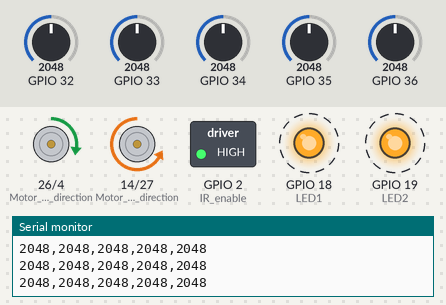
Simulated run of this sketch. Board: ESP32. On the bench: direction and speed pins drawn as motors (green arrow = direction pin HIGH = forward, orange = LOW = backward, longer = more drive), switched loads named in the sketch (green lamp = pin HIGH), output pins drawn as LEDs (lit = HIGH), the last lines printed to the serial monitor. Dashed ring = blinking. The inputs (shaded band) are chosen by the test bench; at power-on: GPIO 32 = 2048, GPIO 33 = 2048, GPIO 34 = 2048, GPIO 35 = 2048, GPIO 36 = 2048.

Above: at 4.2 s.
4.3 s: GPIO 32 set to 2939
7.3 s: GPIO 32 set to 3039
At 7.6 s:
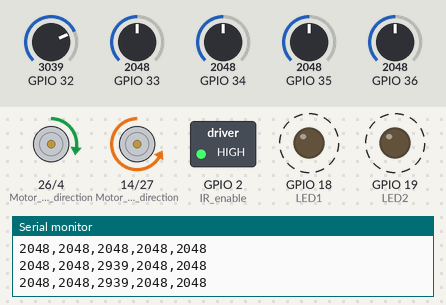
10.3 s: GPIO 32 set to 2960
At 11.1 s:
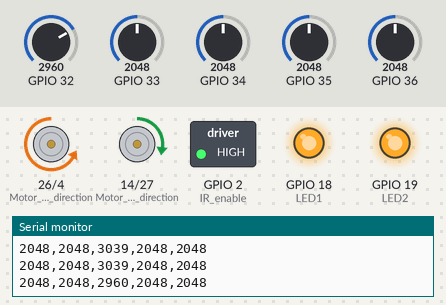
13.3 s: GPIO 32 set to 3040
At 13.8 s:
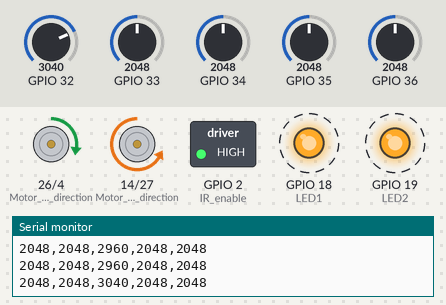
Timing chart, 0 to 17.3 s (numbered marks = the images above; inputs shaded):
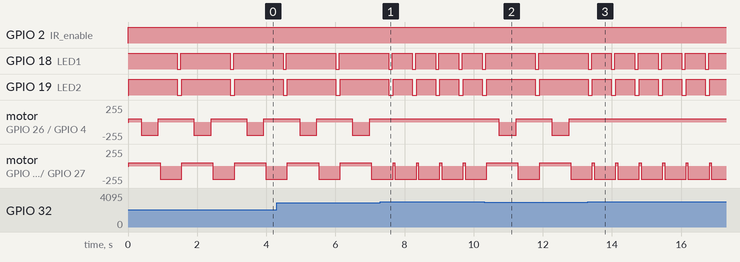

Measured:
- the behaviour switches between 2999 and 3000 on GPIO 32 (found by bisection; images 0 and 1)
- after the input at 7.3 s, GPIO 18 (LED1): alternates HIGH for 0.58 s and LOW for 0.10 s, starting after 0.92 s; GPIO 19 (LED2): alternates HIGH for 0.55 s and LOW for 0.13 s, starting after 0.92 s
- after the input at 13.3 s, GPIO 18 (LED1): alternates HIGH for 0.58 s and LOW for 0.10 s, starting after 0.69 s; GPIO 19 (LED2): alternates HIGH for 0.55 s and LOW for 0.13 s, starting after 0.69 s
- by itself, GPIO 18 (LED1): alternates HIGH for 1.4 s and LOW for 0.10 s
- by itself, GPIO 19 (LED2): alternates HIGH for 1.4 s and LOW for 0.13 s
- by itself, motor on GPIO 26 (Motor_left_direction) / GPIO 4 (Motor_left_PWM): repeats every 1.5 s: backward 200/255 0.50 s, forward 50/255 1.0 s
- by itself, motor on GPIO 14 (Motor_right_direction) / GPIO 27 (Motor_right_PWM): alternates backward 200/255 for 0.63 s and forward 50/255 for 0.90 s

The sketch:

ESP_BOT_TESTING.ino
```cpp
 #include<analogWrite.h>
// Basic test of Mona robot including proximity sensors and open-loop motion control

// pin config for basic platform test
// Motors
int Motor_right_PWM = 27; //10;  //   0 (min speed) - 255 (max speed) // esp pin 26
int Motor_right_direction = 14; //5;  //    0 Forward - 1 Reverse      //  esp pin 27
int Motor_left_PWM = 4; //9;    //   0 (min speed) - 255 (max speed) // esp pin 17
int Motor_left_direction = 26; //6;   //   0 Forward - 1 Reverse      //  esp pin 14
#define Forward 0         //
#define Reverse 1         //
// LED
int LED1 = 18; //13;           // esp pin 18
int LED2 = 19;//12;            // esp pin 19
int IR_enable = 2; //4;         // esp pin  9
int IR_threshold = 3000; // 0 white close obstacle -- 1023 no obstacle


void setup() {
// initialize serial communication at 9600 bits per second:
 Serial.begin(9600);
// initialize Ports
  pinMode(Motor_left_PWM,  OUTPUT);
  pinMode(Motor_right_PWM, OUTPUT);
  pinMode(Motor_right_direction, OUTPUT);
  pinMode(Motor_left_direction,  OUTPUT);
  pinMode(LED1, OUTPUT);
  pinMode(LED2, OUTPUT);
  pinMode(IR_enable, OUTPUT);
}

void forward(){
  analogWrite(Motor_right_PWM,200); // right motor
  digitalWrite(Motor_right_direction,Forward); //right
  analogWrite(Motor_left_PWM, 241); // left
  digitalWrite(Motor_left_direction,Forward); //left
  Serial.println("FWD");
}

void reverse(int delay_time){

  analogWrite(Motor_right_PWM,50 ); // right motor
  digitalWrite(Motor_right_direction,Reverse); //right
  analogWrite(Motor_left_PWM, 50); // left
  digitalWrite(Motor_left_direction,Reverse); //left
  delay(delay_time);
}

void right(int delay_time){
  reverse(50);
  analogWrite(Motor_right_PWM,50 ); // right motor
  digitalWrite(Motor_right_direction,Reverse); //right
  analogWrite(Motor_left_PWM, 200); // left
  digitalWrite(Motor_left_direction,Forward); //left
  delay(delay_time);
}

void left(int delay_time){
  reverse(50);
  analogWrite(Motor_right_PWM,200 ); // right motor
  digitalWrite(Motor_right_direction,Forward); //right
  analogWrite(Motor_left_PWM, 50); // left
  digitalWrite(Motor_left_direction,Reverse); //left
  delay(delay_time);
}

// Variables for 5 IR proximity sensors
int IR_right,IR_right_front,IR_front,IR_left_front,IR_left;

void IR_proximity_read(){    // read IR sensors
  int n=5;  // average parameter
  digitalWrite(IR_enable, HIGH);  //IR Enable
  IR_right=0;
  IR_right_front=0;
  IR_front=0;
  IR_left_front=0;
  IR_left=0;
  for (int i=0;i<n;i++){
    IR_right+=analogRead(36);
    IR_right_front+=analogRead(34);
    IR_front+=analogRead(32);
    IR_left_front+=analogRead(33);
    IR_left+=analogRead(35);
    delay(5);
  }
  IR_right/=n;
  IR_right_front/=n;
  IR_front/=n;
  IR_left_front/=n;
  IR_left/=n;
}

// obstacle avoidance
void Obstacle_avoidance(){
  if (IR_front<IR_threshold){
      digitalWrite(LED2,HIGH);
      reverse(300);
      right(500);
      digitalWrite(LED2,LOW);
  }
  if (IR_right<IR_threshold || IR_right_front<IR_threshold ){
      digitalWrite(LED2,HIGH);
      left(500);
      digitalWrite(LED2,LOW);
  } else {
      if (IR_left<IR_threshold || IR_left_front<IR_threshold ){
          digitalWrite(LED2,HIGH);
          right(500);
          digitalWrite(LED2,LOW);
      } else forward();
  }
}

// send IR readings to Serial Monitor
void Send_sensor_readings(){
 Serial.print(IR_right);
 Serial.print(',');
 Serial.print(IR_right_front);
 Serial.print(',');
 Serial.print(IR_front);
 Serial.print(',');
 Serial.print(IR_left_front);
 Serial.print(',');
 Serial.println(IR_left);
}


// the loop routine runs over and over again forever:
void loop() {

 digitalWrite(LED1,HIGH); //Top LED
 IR_proximity_read();
 Send_sensor_readings();
 Obstacle_avoidance();
 digitalWrite(LED1,LOW); //Top LED

 delay(100);        // delay in between reads for stability
}
```
